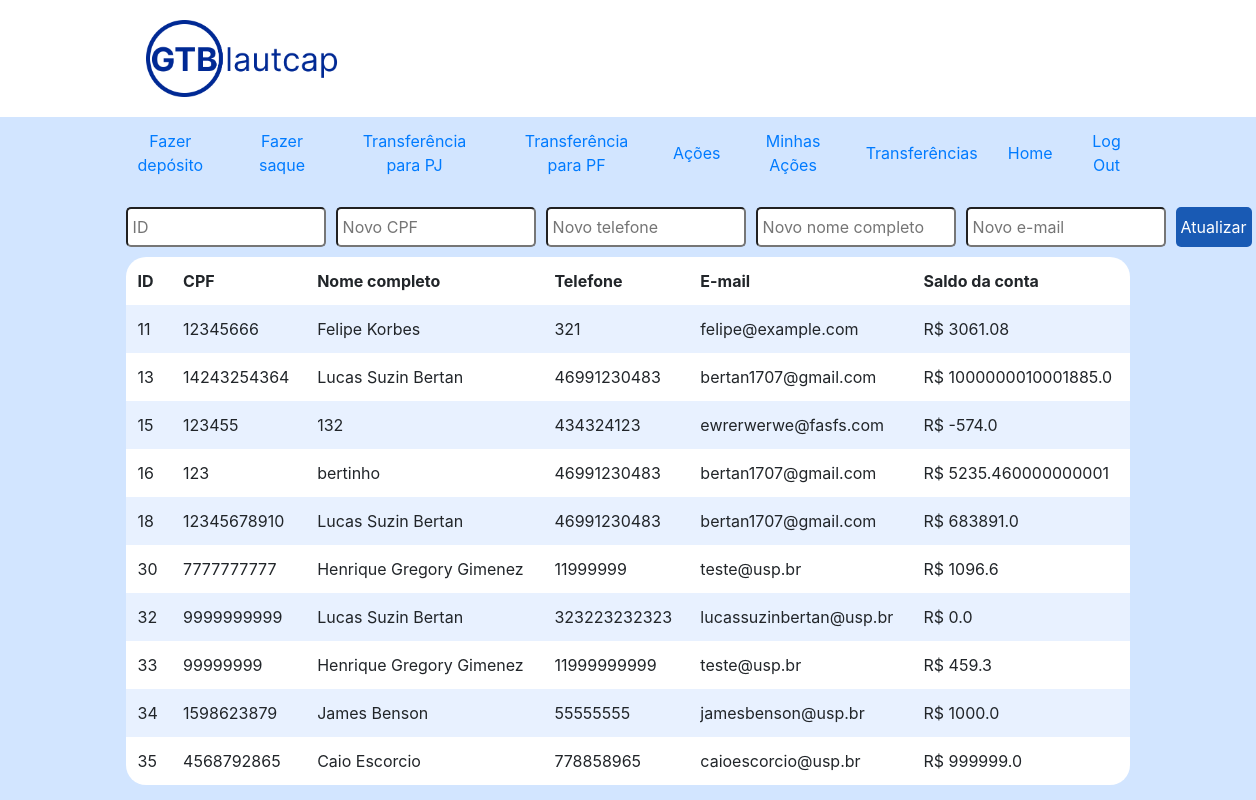
Page /changePF (signed in) on the committed database.
### gtb/models.py (models this page shows, shortened)
class PessoaFisica(models.Model):
    user            = models.OneToOneField(User, on_delete=models.CASCADE)
    CPF             = models.CharField(max_length=15, null=False, blank=False, primary_key=True)
    nome_completo   = models.CharField(max_length=64, null=False, blank=False)
    telefone        = models.CharField(max_length=8, null=False, blank=False)
    saldo_da_conta  = models.FloatField(default=0, null=False, blank=False)

class User(AbstractUser):
    is_pessoaFisica = models.BooleanField(default=False)
    is_pessoaJuridica = models.BooleanField(default=False)
    is_agencia = models.BooleanField(default=False)
    is_gerentePF = models.BooleanField(default=False)

### gtb/viewGerentePF.py (the view)
# urls.py: path("changePF", viewGerentePF.changePF, name="atualizarPF"),
@login_required
def changePF(request):
    pessoasFisicas = models.PessoaFisica.objects.all()
    if request.method == "POST":
        ID = request.POST["ID"]
        CPF = request.POST["CPF"]
        newPhone = request.POST["telefone"]
        newCompleteName = request.POST["nome_completo"]
        newEmail = request.POST["email"]
        if ID:
            cliente = models.PessoaFisica.objects.filter(user_id=ID)
            usuario = models.User.objects.filter(id=ID)
            if CPF != "" and CPF != None:
                cliente.update(CPF=CPF)
            if newPhone != "" and newPhone != None:
                cliente.update(telefone=newPhone)
            if newCompleteName != "" and newCompleteName != None:
                cliente.update(nome_completo=newCompleteName)
            if newEmail != "" and newEmail != None:
                usuario.update(email=newEmail)
        return render(request, "gtb/atualizarPF.html", {
            "pessoasFisicas": pessoasFisicas
            })
    else:
        return render(request, "gtb/atualizarPF.html", {
            "pessoasFisicas": pessoasFisicas
            })

### gtb/templates/gtb/atualizarPF.html (shortened to what this page needs)
{% extends "gtb/layout.html" %}
{% load filter %}
{% load static %}
{% block head %}
    <link href="{% static 'gtb/acoes.css' %}" rel="stylesheet">
{% endblock %}
{% block body %}
    <form action="{% url 'atualizarPF' %}" method="post">
        <div class="formDiv">
            <div class="divComprarAcoes">
                <input class="textoProcurarAcao" type="text" name="ID" placeholder="ID">
                <input class="textoProcurarAcao" type="text" name="CPF" placeholder="Novo CPF">
                <input class="textoProcurarAcao" type="text" name="telefone" placeholder="Novo telefone">
                <input class="textoProcurarAcao" type="text" name="nome_completo" placeholder="Novo nome completo">
                <input class="textoProcurarAcao" type="text" name="email" placeholder="Novo e-mail">
                <button class="botaoProcurarAcao" type="submit" name="botaoVenderAcao">Atualizar</button>
            </div>
            <div class="tableDiv">
                <table>
                    <thead>
                        <tr>
                            <th>ID</th>
                            <th>CPF</th>
                            <th>Nome completo</th>
                            <th>Telefone</th>
                            <th>E-mail</th>
                            <th>Saldo da conta</th>
                        </tr>
                    </thead>
                    <tbody>
                        {% for pf in pessoasFisicas %}
                            <tr>
                                <td>{{ pf.user_id }}</td>
                                <td>{{ pf.CPF }}</td>
                                <td>{{ pf.nome_completo }}</td>
                                <td>{{ pf.telefone }}</td>
                                <td>{{ pf.user.email }}</td>
                                <td>R$ {{ pf.saldo_da_conta }}</td>
                            </tr>
                        {% endfor %}
                    </tbody>
                </table>
            </div>
        </div>
    </form>
{% endblock %}

### gtb/static/gtb/layout.css (style rules this page uses)
body { padding: 0px; margin: 0; background-color: #d2e5ff; width: 100%; }

### gtb/static/gtb/acoes.css (style rules this page uses)
.textoProcurarAcao { width: 200px; height: 40px; margin-right: 10px; border-radius: 5px; padding-left: 5px; font-size: 16px; }
.divComprarAcoes { padding-top: 2%; display: flex; flex-direction: row; align-items: center; justify-content: flex-start; width: 80vw; }
.botaoProcurarAcao { background-color: #195ab4; color: white; border-radius: 5px; border: none; padding-left: 5px; padding-right: 5px; height: 40px; font-size: 16px; }
.formDiv { width: 80vw; display: flex; flex-direction: column; align-items: center; justify-content: space-between; }
.tableDiv { padding-top: 10px; width: 100%; }
table { background-color: white; margin-bottom: 1rem; width: 100%; border-radius: 20px; }
table th, table td { padding: 0.75rem; vertical-align: middle; }
tbody tr:nth-of-type(odd) { background-color: rgb(179, 208, 255, 0.3) }

### rows in the picture
PessoaFisica: user_id "11", CPF "12345666", nome_completo "Felipe Korbes", telefone "321", user.email "felipe@example.com", saldo_da_conta "3061.08"
PessoaFisica: user_id "13", CPF "14243254364", nome_completo "Lucas Suzin Bertan", telefone "46991230483", user.email "bertan1707@gmail.com", saldo_da_conta "1000000010001885.0"
PessoaFisica: user_id "15", CPF "123455", nome_completo "132", telefone "434324123", user.email "ewrerwerwe@fasfs.com", saldo_da_conta "-574.0"
PessoaFisica: user_id "16", CPF "123", nome_completo "bertinho", telefone "46991230483", user.email "bertan1707@gmail.com", saldo_da_conta "5235.460000000001"
PessoaFisica: user_id "18", CPF "12345678910", nome_completo "Lucas Suzin Bertan", telefone "46991230483", user.email "bertan1707@gmail.com", saldo_da_conta "683891.0"
PessoaFisica: user_id "30", CPF "7777777777", nome_completo "Henrique Gregory Gimenez", telefone "11999999", user.email "teste@usp.br", saldo_da_conta "1096.6"
PessoaFisica: user_id "32", CPF "9999999999", nome_completo "Lucas Suzin Bertan", telefone "323223232323", user.email "lucassuzinbertan@usp.br", saldo_da_conta "0.0"
PessoaFisica: user_id "33", CPF "99999999", nome_completo "Henrique Gregory Gimenez", telefone "11999999999", user.email "teste@usp.br", saldo_da_conta "459.3"
PessoaFisica: user_id "34", CPF "1598623879", nome_completo "James Benson", telefone "55555555", user.email "jamesbenson@usp.br", saldo_da_conta "1000.0"
PessoaFisica: user_id "35", CPF "4568792865", nome_completo "Caio Escorcio", telefone "778858965", user.email "caioescorcio@usp.br", saldo_da_conta "999999.0"
